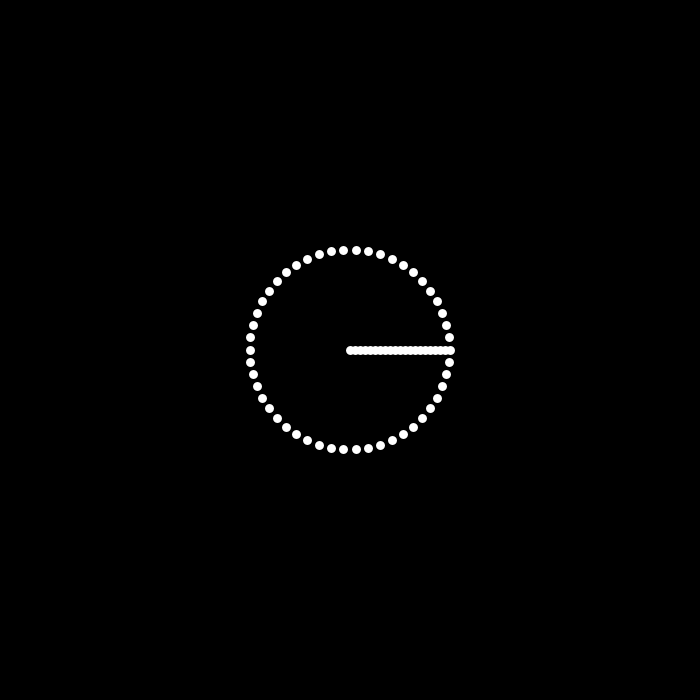
Frame 1 (no input)
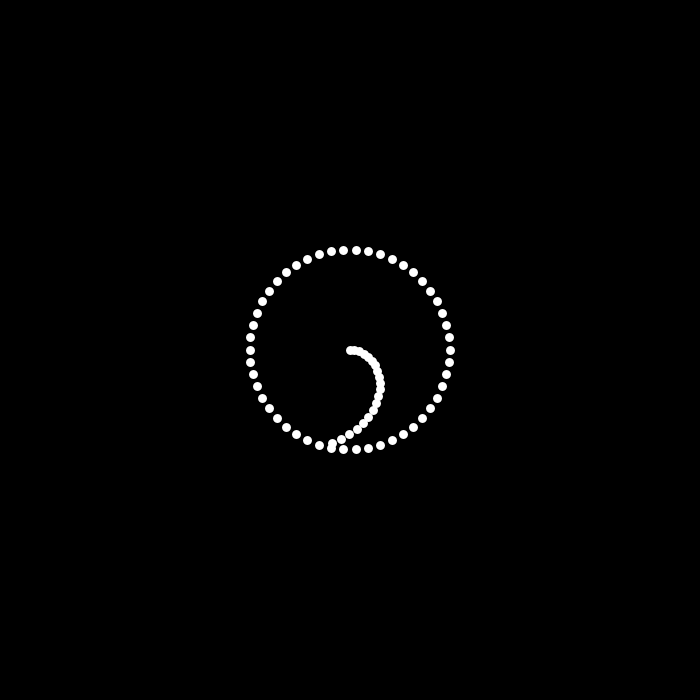
Frame 60 (the mouse pressed at the canvas centre just before this capture)
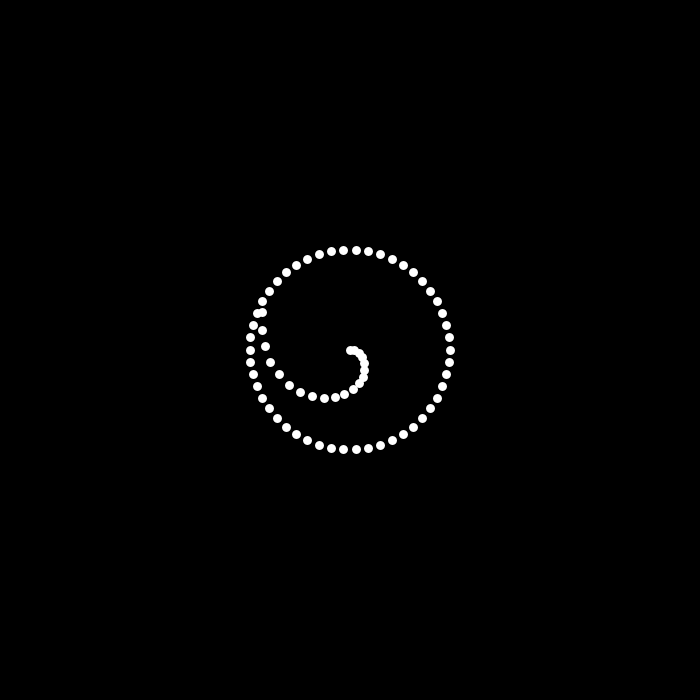
Frame 120 (the mouse held since frame 60 and released just before this capture)

The Processing sketch that drew these frames (run headless with seeded random() and noise(); from frame 60 on, the mouse is pressed at the canvas centre):

// Processing sketch: Assignment01Circle
// ── Assignment01Circle.pde
int frame = 0;
int numberOfPoints = 50;

void setup()
{	
	size(700, 700);
	strokeWeight(5);
}

void draw()
{
	background(0);
	stroke(255);

	drawSprial(20);
  drawCircle(50);
  frame++;
}

void drawSprial(int n)
{
	for (int i = 0; i < n; i++)
	{
		float x = cos((frame * 0.005)* i * TWO_PI/n) * i * 5;
    	float y = sin((frame * 0.005) * i * TWO_PI/n) * i * 5;
    	ellipse(width/2 + x, height/2 + y, 4, 4);
	}
}

void drawCircle(int n)
{
	for (int i = 0; i < n; i++)
	{
		float x = cos(i * TWO_PI/n) * 100;
    	float y = sin(i * TWO_PI/n) * 100;
    	ellipse(width/2 + x, height/2 + y, 4, 4);
	}
}
